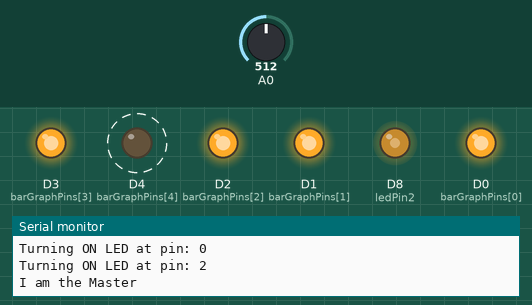
This sketch was run on a simulated ESP8266 (NodeMCU). Parts: output pins drawn as LEDs (lit = HIGH), the last lines printed to the serial monitor. Dashed ring = blinking. Inputs (shaded band) come from the test bench; at power-on: A0 = 512. WiFi joins after 1.5 s; servers stay silent unless stated.

Above: at 2.7 s.
2.8 s: A0 set to 986
At 3.7 s:
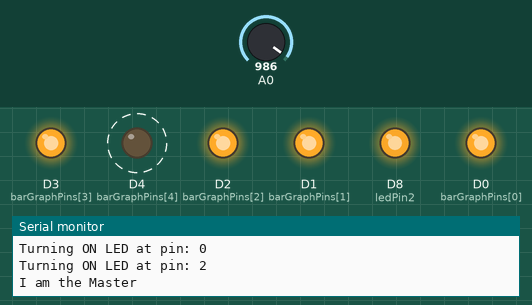
5.8 s: A0 set to 995
At 7.1 s:
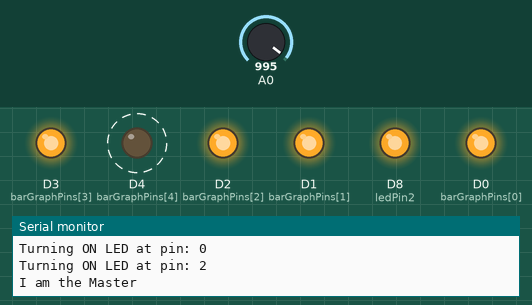
7.5 s: A0 set to 99
At 8.4 s:
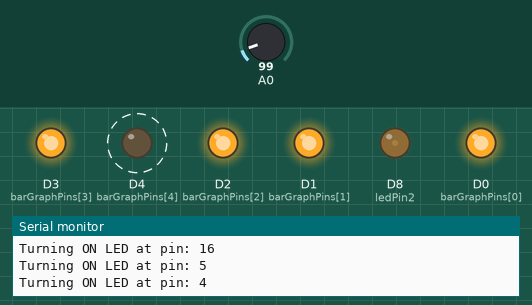
9.2 s: A0 set to 84
At 10.2 s:
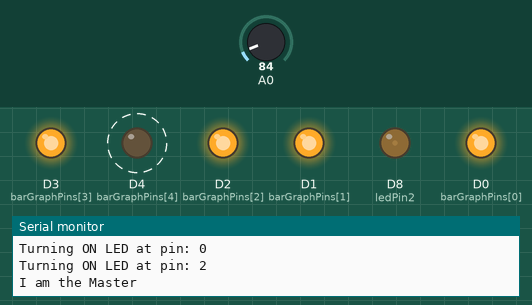
12.2 s: A0 set to 110
At 13.3 s:
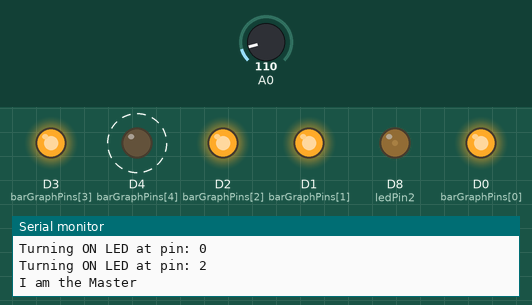
15.2 s: A0 set to 716
At 16.7 s:
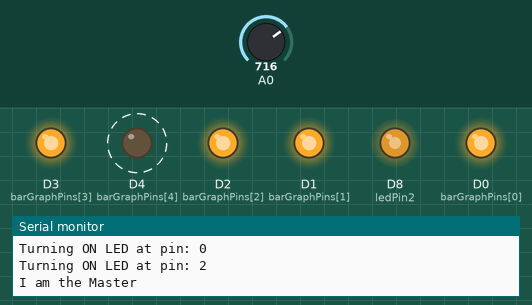
Timing chart, 0 to 17.9 s (numbered marks = the images above; inputs shaded):
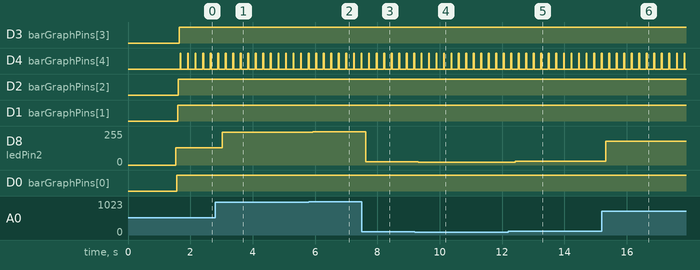

Measured:
- after the input at 2.8 s, D8 (ledPin2): 128/255 → 246/255 after 0.22 s
- after the input at 5.8 s, D8 (ledPin2): 246/255 → 248/255 after 0.12 s
- after the input at 7.5 s, D8 (ledPin2): 248/255 → 25/255 after 0.12 s
- after the input at 9.2 s, D8 (ledPin2): 25/255 → 21/255 after 0.11 s
- after the input at 12.2 s, D8 (ledPin2): 21/255 → 27/255 after 0.22 s
- after the input at 15.2 s, D8 (ledPin2): 27/255 → 178/255 after 0.12 s
- by itself, D4 (barGraphPins[4]): alternates HIGH for 0.03 s and LOW for 0.21 s

The sketch:

sketch.ino
```cpp
#include <ESP8266WiFi.h>
#include <WiFiUdp.h>

// Replace with your WiFi credentials
char ssid[] = "prateeksha";
char pass[] = "prateeksha0209";

const unsigned int localPort = 2910; // Local port for UDP
WiFiUDP udp;
IPAddress broadcastIP(255, 255, 255, 255); // Broadcast IP for message exchange

// Sensor variables
int lightReading;
int ledPin2 = D8; // External LED
bool isMaster = false;
unsigned long lastPacketTime = 0; // Timestamp for last packet received/sent
const unsigned long silenceThreshold = 100; // Silence threshold in ms
unsigned long masterDeterminationStart; // Track master determination time

// LED Bar Graph Pins
const int barGraphPins[] = {D0, D1, D2, D3, D4}; // Adjust based on available pins
const int numBarGraphLEDs = sizeof(barGraphPins) / sizeof(barGraphPins[0]);

void setup() {
  Serial.begin(9600);
  pinMode(LED_BUILTIN, OUTPUT); // Onboard LED for Master
  pinMode(ledPin2, OUTPUT);     // External LED for brightness

  // Initialize LED bar graph pins
  for (int i = 0; i < numBarGraphLEDs; i++) {
    pinMode(barGraphPins[i], OUTPUT);
    digitalWrite(barGraphPins[i], LOW); // Turn off all LEDs initially
  }

  // Connect to WiFi
  Serial.println("Connecting to WiFi...");
  WiFi.begin(ssid, pass);
  while (WiFi.status() != WL_CONNECTED) {
    delay(500);
    Serial.print(".");
  }
  Serial.println("\nWiFi connected");
  Serial.print("IP address: ");
  Serial.println(WiFi.localIP());

  // Start UDP
  udp.begin(localPort);
  Serial.print("Listening on port ");
  Serial.println(localPort);

  masterDeterminationStart = millis();
}

void loop() {
  // Read the light sensor
  lightReading = analogRead(A0);
  Serial.print("Light reading: ");
  Serial.println(lightReading);

  // Adjust brightness of external LED using PWM
  adjustLEDBrightness(lightReading);

  // Update LED bar graph
  updateLEDBarGraph(lightReading);

  // Check for incoming packets
  checkForPackets();

  // Check network silence and broadcast readings
  if (millis() - lastPacketTime > silenceThreshold) {
    isMaster = true; // Default to master if no higher reading received
    broadcastReading(lightReading);
  }

  // Determine Master
  if (millis() - lastPacketTime < silenceThreshold) {
    if (isMaster) {
      digitalWrite(LED_BUILTIN, LOW); // Turn on onboard LED for Master
      Serial.println("I am the Master");
    } else {
      digitalWrite(LED_BUILTIN, HIGH); // Turn off onboard LED for non-Master
      Serial.println("I am a Slave");
    }
  }

  delay(100); // Prevent overwhelming the network
}

void broadcastReading(int reading) {
  byte packet[4];
  packet[0] = 0x01; // Packet type (light reading)
  packet[1] = (reading >> 8) & 0xFF; // High byte
  packet[2] = reading & 0xFF;        // Low byte
  packet[3] = 0xFF;                  // End byte

  udp.beginPacket(broadcastIP, localPort);
  udp.write(packet, sizeof(packet));
  udp.endPacket();

  lastPacketTime = millis(); // Update the last packet sent timestamp
}

void checkForPackets() {
  int packetSize = udp.parsePacket();
  if (packetSize) {
    byte buffer[4];
    udp.read(buffer, packetSize);

    if (buffer[0] == 0x01) { // Light reading packet
      int receivedReading = (buffer[1] << 8) | buffer[2];
      Serial.print("Received reading: ");
      Serial.println(receivedReading);

      // Determine if this device should remain Master
      if (receivedReading > lightReading) {
        isMaster = false;
      }
    }

    lastPacketTime = millis(); // Update the last packet received timestamp
  }
}

void adjustLEDBrightness(int reading) {
  // Map light reading (0-1023) to PWM brightness (0-255)
  int brightness = map(reading, 0, 1023, 0, 255);
  analogWrite(ledPin2, brightness);
}

void updateLEDBarGraph(int reading) {
  // Map light reading (0-1023) to the number of LEDs to light up (0 to numBarGraphLEDs)
  int numLitLEDs = map(reading, 0, 50, 0, numBarGraphLEDs);

  Serial.print("Number of LEDs to light up: ");
  Serial.println(numLitLEDs);

  // Turn on the appropriate number of LEDs
  for (int i = 0; i < numBarGraphLEDs; i++) {
    if (i < numLitLEDs) {
      digitalWrite(barGraphPins[i], HIGH);
      Serial.print("Turning ON LED at pin: ");
      Serial.println(barGraphPins[i]);
    } else {
      digitalWrite(barGraphPins[i], LOW);
      Serial.print("Turning OFF LED at pin: ");
      Serial.println(barGraphPins[i]);
    }
  }
}
```
